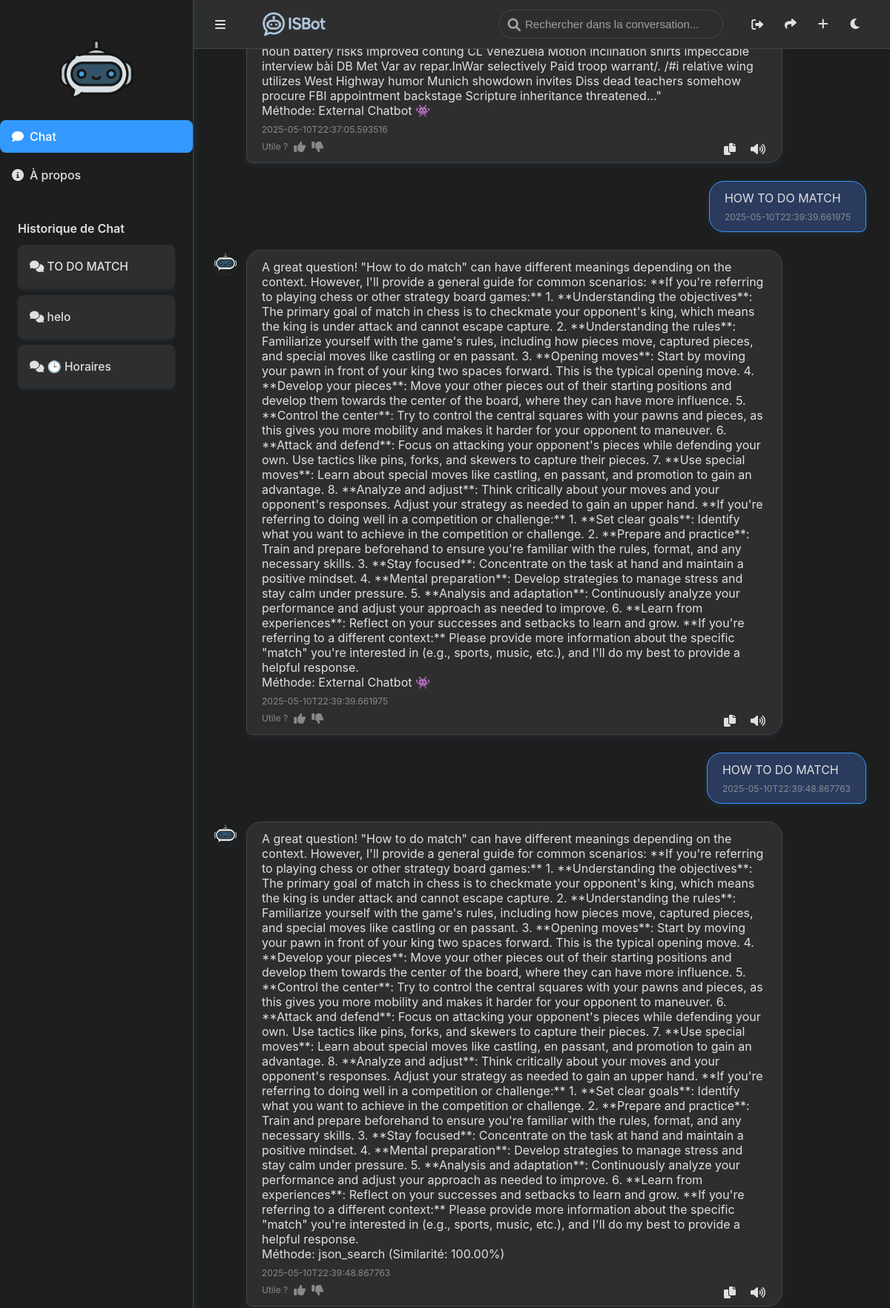
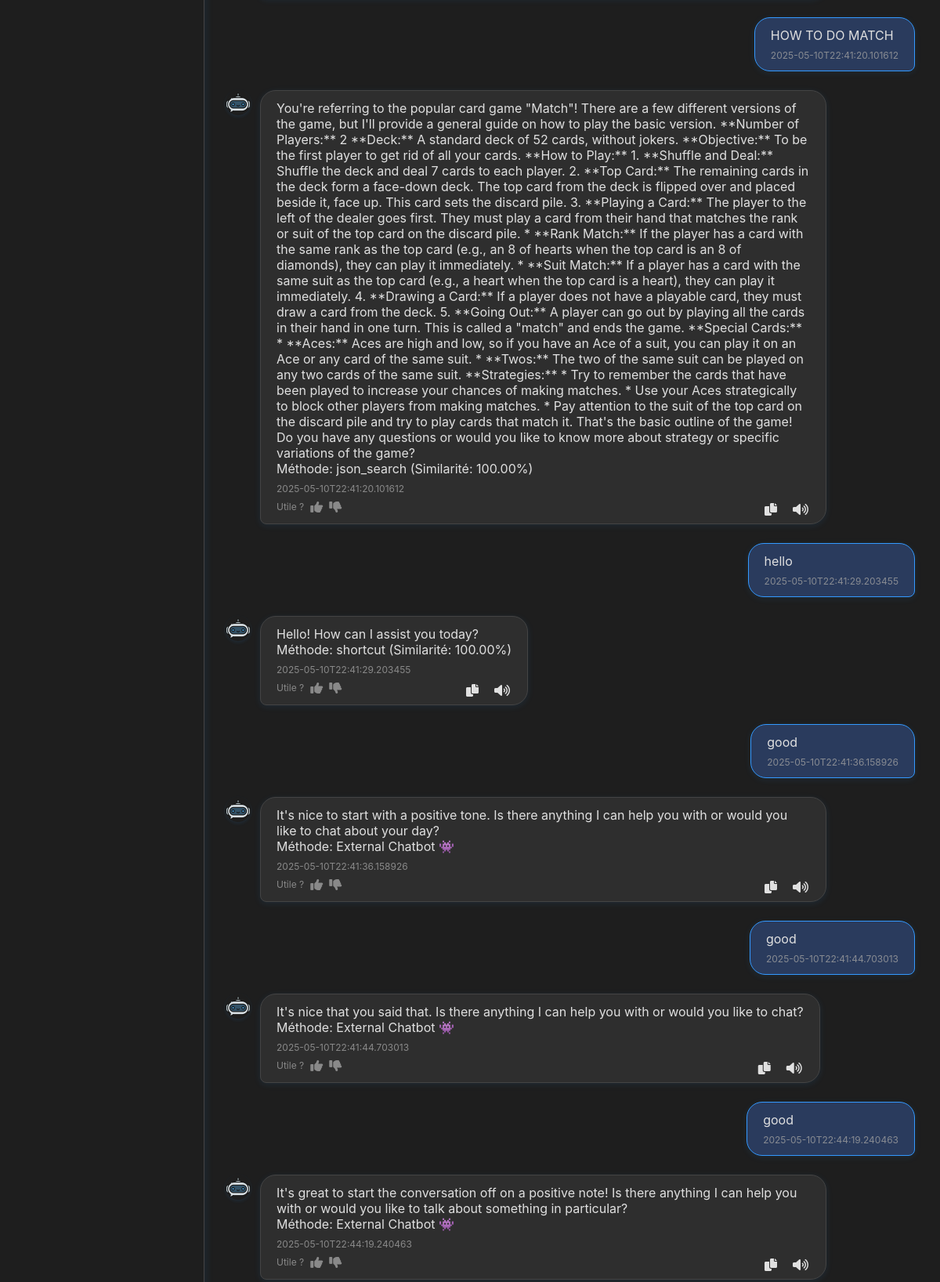
The app's page /?session_id=31 (signed in, upper part) with its own data (2 pictures, top to bottom).
### chatbot/database.py (models this page shows)
class ChatMessage(db.Model):
    id = db.Column(db.Integer, primary_key=True)
    session_id = db.Column(db.Integer, db.ForeignKey('chat_session.id', ondelete='CASCADE'), nullable=False)
    user_message = db.Column(db.Text, nullable=False)
    bot_response = db.Column(db.Text, nullable=False)
    timestamp = db.Column(db.String(50), nullable=False)

### app.py (the view, shortened to what this page needs)
@app.route('/', methods=['GET', 'POST'])
def chat():
    if not current_user.is_authenticated:
        return render_template('chat.html', chat_history=[], session_id=None)
    session_id = request.args.get('session_id')
    if session_id:
        current_session = ChatSession.query.filter_by(id=int(session_id), user_id=current_user.id).first()
    chat_history = current_session.messages if current_session else []
    processed_history = []
    for msg in chat_history:
        try:
            processed_msg = {
                'user_message': msg.user_message,
                'bot_response': json.loads(msg.bot_response),
                'timestamp': msg.timestamp
            }
            processed_history.append(processed_msg)
        except json.JSONDecodeError as e:
            logger.error(f"Error parsing bot_response for message ID {msg.id}: {e}")
            continue
    return render_template('chat.html', chat_history=processed_history, session_id=current_session.id if current_session else None)

### app.py (called while the page is built)
@login_manager.user_loader
def load_user(user_id):
    return User.query.get(int(user_id))

### templates/chat.html (shortened to what this page needs)
{% extends "base.html" %}
{% block content %}
{% if current_user.is_authenticated %}
<div class="chat-box" id="chat-box">
  {% for msg in chat_history %}
  <div class="chat-message user" data-message="{{ msg.user_message | lower }}">
    <div class="chat-bubble">
      {{ msg.user_message | safe }}
      <div class="timestamp">{{ msg.timestamp | default('Maintenant') }}</div>
    </div>
  </div>
  <div class="chat-message assistant" data-message="{{ msg.bot_response.answer | lower }}">
    <img
      src="{{ url_for('static', filename='assistant-avatar.png') }}"
      alt="Assistant"
      class="avatar"
    />
    <div class="chat-bubble">
      {{ msg.bot_response.answer | safe }}
      {% if msg.bot_response.method %}
      <div class="text-xs mt-2 opacity-70">
        Méthode: {{ msg.bot_response.method }}
        {% if msg.bot_response.similarity %}
        (Similarité: {{ "%.2f"|format(msg.bot_response.similarity * 100) }}%)
        {% endif %}
      </div>
      {% endif %}
      <div class="timestamp">
        {{ msg.timestamp | default('Maintenant') }}
      </div>
      <div class="feedback">
        Utile ?
        <span
          onclick="rateResponse(this, true)"
          data-question="{{ msg.user_message | escape }}"
          data-response="{{ msg.bot_response.answer | escape }}"
          class="text-green-500 cursor-pointer"
        ><i class="shortcut-icon fas fa-thumbs-up"></i></span>
        <span
          onclick="rateResponse(this, false)"
          data-question="{{ msg.user_message | escape }}"
          data-response="{{ msg.bot_response.answer | escape }}"
          class="text-red-500 cursor-pointer"
        ><i class="shortcut-icon fas fa-thumbs-down"></i></span>
      </div>
      <div class="bubble-actions" style="position: absolute; bottom: 0.5rem; right: 1rem; display: flex; gap: 0.5rem;">
        <button
          class="copy-btn"
          style="position: static; opacity: 1;"
          onclick="copyText(this)"
          data-text="{{ msg.bot_response.answer | escape }}"
          title="Copier la réponse"
        >
          <i class="shortcut-icon fas fa-copy"></i>
        </button>
        <button
          class="copy-btn"
          style="position: static; opacity: 1;"
          onclick="speakText(this)"
          data-text="{{ msg.bot_response.answer | escape }}"
          title="Écouter la réponse"
        >
          <i class="shortcut-icon fas fa-volume-up"></i>
        </button>
      </div>
    </div>
  </div>
  {% endfor %}
</div>
{% endif %}
{% endblock %}

### static/style.css (style rules this page uses)
:root { --bg-color: #1E1E1E; --background-secondary: #2E2E2E; --text-color: #E0E0E0; --secondary-text: #A0A0A0; --chat-bg-user: #2A3B5D; --chat-bg-assistant: #2E2E2E; --chat-bg-shortcut: #3399FF; --border-color: #444444; --input-bg: #2E2E2E; --sidebar-bg: #1E1E1E; --accent-color: #3399FF; --accent-hover: #4DA6FF; --shadow-color: rgba(51, 153, 255, 0.10); --hover-shadow: rgba(51, 153, 255, 0.18); --top-bar-height: 65px; --input-container-height: 120px; --search-highlight: rgba(51, 153, 255, 0.2); }
body { font-family: 'Inter', sans-serif; font-weight: 400; background: var(--bg-color); color: var(--text-color); margin: 0; padding: 0; overflow: hidden; transition: background 0.3s ease, color 0.3s ease; scrollbar-width: none; -ms-overflow-style: none; }
.chat-box { flex: 1; overflow-y: auto; padding: 1rem; scrollbar-width: none; scrollbar-color: var(--accent-color) var(--bg-color); scroll-behavior: smooth; min-height: 0; height: calc(100vh - var(--top-bar-height) - var(--input-container-height)); max-height: calc(100vh - var(--top-bar-height) - var(--input-container-height)); background: var(--bg-color); }
.chat-message { display: flex; margin-bottom: 1.5rem; animation: fadeInUp 0.5s ease; }
.chat-message.user { justify-content: flex-end; }
.chat-message.assistant, .chat-message.shortcut { justify-content: flex-start; }
.chat-bubble { max-width: 75%; padding: 0.75rem 1.25rem; border-radius: 20px; position: relative; transition: transform 0.3s ease, box-shadow 0.3s ease; box-shadow: 0 2px 6px var(--shadow-color); }
.user .chat-bubble { background: var(--chat-bg-user); color: var(--text-color); border-radius: 20px 20px 8px 20px; box-shadow: 0 2px 8px var(--shadow-color); border: 1.5px solid var(--accent-color); }
.assistant .chat-bubble { background: var(--chat-bg-assistant); color: var(--text-color); border-radius: 20px 20px 20px 8px; box-shadow: 0 2px 8px var(--shadow-color); border: 1.5px solid var(--border-color); }
.avatar { width: 32px; height: 32px; border-radius: 50%; margin: 0 0.75rem; box-shadow: 0 2px 4px var(--shadow-color); }
.timestamp { font-size: 0.75rem; color: var(--secondary-text); opacity: 0.8; margin-top: 0.5rem; }
.copy-btn { position: absolute; top: 0.5rem; right: 0.5rem; background: none; border: none; font-size: 0.9rem; color: var(--text-color); cursor: pointer; opacity: 0; transition: opacity 0.3s ease; }
.feedback { display: flex; gap: 0.5rem; margin-top: 0.5rem; font-size: 0.75rem; color: var(--secondary-text); opacity: 0.8; }
.feedback span { cursor: pointer; transition: transform 0.3s ease; }
.shortcut-icon { font-size: 1rem; }
.chat-message.user .chat-bubble { margin-right: 1rem; }

### records on screen
ChatMessage: bot_response.method "External Chatbot 👾", timestamp "2025-05-10T22:37:05.593516"
ChatMessage: user_message "HOW TO DO MATCH", timestamp "2025-05-10T22:39:39.661975", bot_response.answer "A great question! \"How to do match\" can have different meanings depending on the context. However, I'll provide a general guide for common scenarios: **If you're referring to playing chess or other strategy board games:** 1. **Understanding the objectives**: The primary goal of match in chess is to checkmate your opponent's king, which means the king is under attack and cannot escape capture. 2. **Understanding the rules**: Familiarize yourself with the game's rules, including how pieces move, captured pieces, and special moves like castling or en passant. 3. **Opening moves**: Start by moving your pawn in front of your king two spaces forward. This is the typical opening move. 4. **Develop…", bot_response.method "External Chatbot 👾"
ChatMessage: user_message "HOW TO DO MATCH", timestamp "2025-05-10T22:39:48.867763", bot_response.answer "A great question! \"How to do match\" can have different meanings depending on the context. However, I'll provide a general guide for common scenarios: **If you're referring to playing chess or other strategy board games:** 1. **Understanding the objectives**: The primary goal of match in chess is to checkmate your opponent's king, which means the king is under attack and cannot escape capture. 2. **Understanding the rules**: Familiarize yourself with the game's rules, including how pieces move, captured pieces, and special moves like castling or en passant. 3. **Opening moves**: Start by moving your pawn in front of your king two spaces forward. This is the typical opening move. 4. **Develop…", bot_response.method "json_search", bot_response "100.00"
ChatMessage: user_message "HOW TO DO MATCH", timestamp "2025-05-10T22:41:20.101612", bot_response.answer "You're referring to the popular card game \"Match\"! There are a few different versions of the game, but I'll provide a general guide on how to play the basic version. **Number of Players:** 2 **Deck:** A standard deck of 52 cards, without jokers. **Objective:** To be the first player to get rid of all your cards. **How to Play:** 1. **Shuffle and Deal:** Shuffle the deck and deal 7 cards to each player. 2. **Top Card:** The remaining cards in the deck form a face-down deck. The top card from the deck is flipped over and placed beside it, face up. This card sets the discard pile. 3. **Playing a Card:** The player to the left of the dealer goes first. They must play a card from their hand that…", bot_response.method "json_search", bot_response "100.00"
ChatMessage: user_message "hello", timestamp "2025-05-10T22:41:29.203455", bot_response.answer "Hello! How can I assist you today?", bot_response.method "shortcut", bot_response "100.00"
ChatMessage: user_message "good", timestamp "2025-05-10T22:41:36.158926", bot_response.answer "It's nice to start with a positive tone. Is there anything I can help you with or would you like to chat about your day?", bot_response.method "External Chatbot 👾"
ChatMessage: user_message "good", timestamp "2025-05-10T22:41:44.703013", bot_response.answer "It's nice that you said that. Is there anything I can help you with or would you like to chat?", bot_response.method "External Chatbot 👾"
ChatMessage: user_message "good", timestamp "2025-05-10T22:44:19.240463", bot_response.answer "It's great to start the conversation off on a positive note! Is there anything I can help you with or would you like to talk about something in particular?", bot_response.method "External Chatbot 👾"
